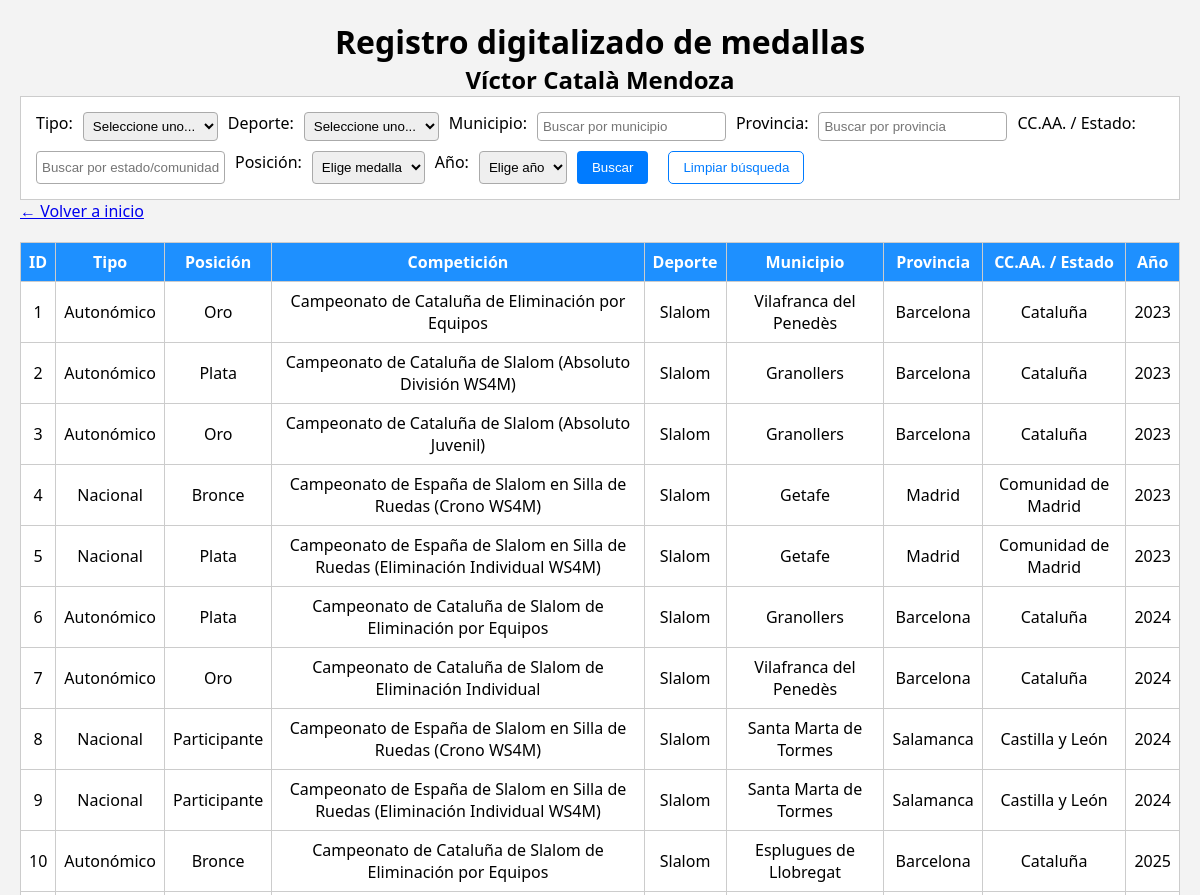
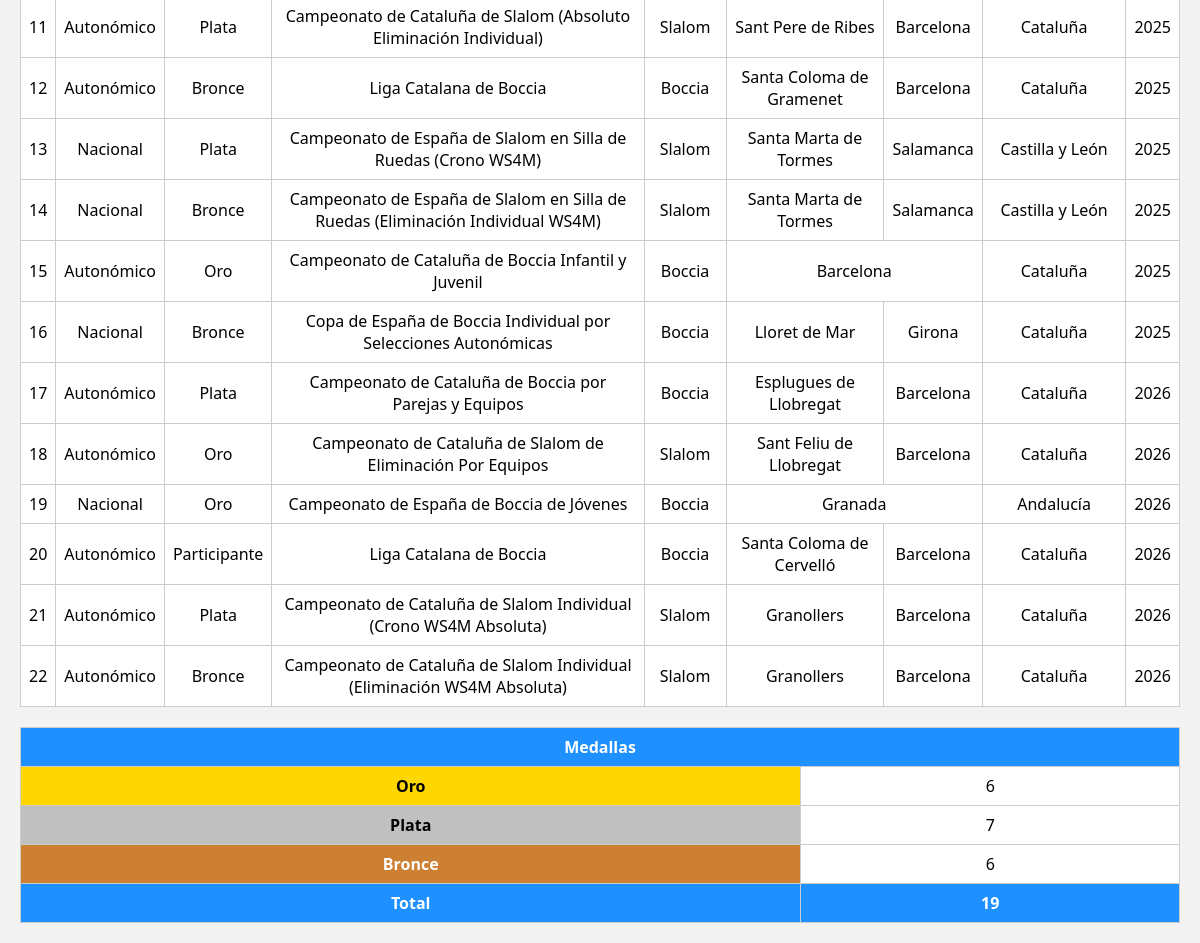
Page /medallero.php on the committed database (2 pictures, top to bottom).
### tables this page shows
CREATE TABLE medallas (
    id INT AUTO_INCREMENT PRIMARY KEY,
    tipo ENUM('Autonómico', 'Nacional', 'Internacional'),
    competicion VARCHAR(255),
    deporte VARCHAR(100),
    posicion ENUM('Oro', 'Plata', 'Bronce', 'Participante'),
    lugar VARCHAR(100),
    provincia VARCHAR(100),
    comunidad VARCHAR(100),
    pais VARCHAR(100),
    year YEAR
);

### funciones.php (called while the page is built, shortened)
<?php
function iconoMedalla($posicion)
{
    switch ($posicion) {
        default:
            return ucfirst($posicion);
    }
}
?>

### medallero.php (the view, shortened to what this page needs)
<?php include 'conexion.php';
include 'funciones.php'; ?>
<!DOCTYPE html>
<html>
<head>
    <link rel="stylesheet" href="css/index.css">
</head>
<body>
    <header>
        <h1>Registro digitalizado de medallas</h1>
        <h2>Víctor Català Mendoza</h2>
    </header>
    <form method="GET">
        Tipo:
        <select name="tipo">
            <option value="">Seleccione uno...</option>
        </select>
        Deporte:
        <select name="deporte">
            <option value="">Seleccione uno...</option>
        </select>
        Municipio:
        <input type="text" name="lugar" id="municipio" placeholder="Buscar por municipio">
        Provincia:
        <input type="text" name="provincia" id="provincia" placeholder="Buscar por provincia">
        CC.AA. / Estado:
        <input type="text" name="comunidad" id="comunidad" placeholder="Buscar por estado/comunidad autónoma">
        Posición:
        <select name="posicion">
            <option value="">Elige medalla</option>
        </select>
        Año:
        <select name="year">
            <option value="">Elige año</option>
        </select>
        <input type="submit" value="Buscar">
        <button type="button" id="limpiar-filtros">Limpiar búsqueda</button>
    </form>
    <a href="index.php">&larr; Volver a inicio</a>
    <?php
    $where = " WHERE 1=1";
    $sql = "SELECT * FROM medallas" . $where;
    $sqlResumen = "SELECT
        SUM(posicion = 'oro') AS oro,
        SUM(posicion = 'plata') AS plata,
        SUM(posicion = 'bronce') AS bronce,
        COUNT(*) AS total_registros
    FROM medallas" . $where . " AND posicion IN ('oro', 'plata', 'bronce')";
    $resultado = $conexion->query($sql);
    if ($resultado->num_rows > 0): ?>
        <table>
            <tr>
                <th>ID</th>
                <th>Tipo</th>
                <th>Posición</th>
                <th>Competición</th>
                <th>Deporte</th>
                <th>Municipio</th>
                <th>Provincia</th>
                <th>CC.AA. / Estado</th>
                <th>Año</th>
            </tr>
            <?php while ($fila = $resultado->fetch_assoc()): ?>
                <tr>
                    <td><?php echo $fila['id']; ?></td>
                    <td><?php echo $fila['tipo']; ?></td>
                    <td class="<?php echo $fila['posicion']; ?>">
                        <?php echo iconoMedalla($fila['posicion']); ?>
                    </td>
                    <td><?php echo $fila['competicion']; ?></td>
                    <td><?php echo $fila['deporte']; ?></td>
                    <?php
                    if ($fila['lugar'] == $fila['provincia']) {
                        echo '<td colspan="2">' . $fila['lugar'] . '</td>';
                        echo '<td>' . $fila['comunidad'] . '</td>';
                    } elseif ($fila['provincia'] == $fila['comunidad']) {
                        echo '<td colspan="2">' . $fila['provincia'] . '</td>';
                    } else {
                        echo '<td>' . $fila['lugar'] . '</td>';
                        echo '<td>' . $fila['provincia'] . '</td>';
                        echo '<td>' . $fila['comunidad'] . '</td>';
                    }
                    ?>
                    <td><?php echo $fila['year']; ?></td>
                </tr>
            <?php endwhile; ?>
        </table>
    <?php else: ?>
        <p>No se han encontrado resultados</p>
    <?php endif; ?>
    <?php
    $resultado2 = $conexion->query($sqlResumen);
    $resumen = $resultado2 ? $resultado2->fetch_assoc() : null;
    if ($resumen): ?>
        <table>
            <tr>
                <th colspan="2">Medallas</th>
            </tr>
            <tr>
                <th class=oro>Oro</th>
                <td><?php echo (int) $resumen['oro']; ?></td>
            </tr>
            <tr>
                <th class=plata>Plata</th>
                <td><?php echo (int) $resumen['plata']; ?></td>
            </tr>
            <tr>
                <th class=bronce>Bronce</th>
                <td><?php echo (int) $resumen['bronce']; ?></td>
            </tr>
            <tr>
                <th>Total</th>
                <th><?php echo (int) $resumen['total_registros']; ?></th>
            </tr>
        </table>
    <?php else: ?>
        <p>No se han encontrado resultados</p>
    <?php endif; ?>
</body>
</html>

### css/index.css (style rules this page uses)
* { box-sizing: border-box; padding: 0; margin: 0; }
body { font-family: 'Segoe UI', Tahoma, Geneva, Verdana, sans-serif; background-color: #f3f3f3; margin: 20px; }
header { text-align: center; }
form { background: #fff; padding: 15px; border: 1px solid #ccc; display: flex; flex-direction: row; flex-wrap: wrap; gap: 10px; }
input[type="text"], select { padding: 5px; border: 1px solid #aaa; border-radius: 4px; }
input[type="submit"] { padding: 6px 15px; background-color: #007BFF; color: white; border: none; border-radius: 4px; cursor: pointer; }
#limpiar-filtros { background-color: #fff; color: #007BFF; border: 1px solid #007BFF; padding: 8px 14px; border-radius: 5px; cursor: pointer; margin-left: 10px; transition: background-color 0.3s ease; }
table { width: 100%; border-collapse: collapse; margin-top: 20px; background: #fff; }
th, td { border: 1px solid #ccc; padding: 8px; text-align: center; }
th { background-color: dodgerblue; color: white; text-align: center; }
td.oro, th.oro { background-color: gold; color: black; font-weight: bold; }
td.plata, th.plata { background-color: silver; color: black; font-weight: bold; }
td.bronce, th.bronce { background-color: #cd7f32; color: white; font-weight: bold; }

### rows in the picture
medallas: id "1", tipo "Autonómico", posicion "Oro", competicion "Campeonato de Cataluña de Eliminación por Equipos", deporte "Slalom", lugar "Vilafranca del Penedès", provincia "Barcelona", comunidad "Cataluña", year "2023"
medallas: id "2", tipo "Autonómico", posicion "Plata", competicion "Campeonato de Cataluña de Slalom (Absoluto División WS4M)", deporte "Slalom", lugar "Granollers", provincia "Barcelona", comunidad "Cataluña", year "2023"
medallas: id "3", tipo "Autonómico", posicion "Oro", competicion "Campeonato de Cataluña de Slalom (Absoluto Juvenil)", deporte "Slalom", lugar "Granollers", provincia "Barcelona", comunidad "Cataluña", year "2023"
medallas: id "4", tipo "Nacional", posicion "Bronce", competicion "Campeonato de España de Slalom en Silla de Ruedas (Crono WS4M)", deporte "Slalom", lugar "Getafe", provincia "Madrid", comunidad "Comunidad de Madrid", year "2023"
medallas: id "5", tipo "Nacional", posicion "Plata", competicion "Campeonato de España de Slalom en Silla de Ruedas (Eliminación Individual WS4M)", deporte "Slalom", lugar "Getafe", provincia "Madrid", comunidad "Comunidad de Madrid", year "2023"
medallas: id "6", tipo "Autonómico", posicion "Plata", competicion "Campeonato de Cataluña de Slalom de Eliminación por Equipos", deporte "Slalom", lugar "Granollers", provincia "Barcelona", comunidad "Cataluña", year "2024"
medallas: id "7", tipo "Autonómico", posicion "Oro", competicion "Campeonato de Cataluña de Slalom de Eliminación Individual", deporte "Slalom", lugar "Vilafranca del Penedès", provincia "Barcelona", comunidad "Cataluña", year "2024"
medallas: id "8", tipo "Nacional", posicion "Participante", competicion "Campeonato de España de Slalom en Silla de Ruedas (Crono WS4M)", deporte "Slalom", lugar "Santa Marta de Tormes", provincia "Salamanca", comunidad "Castilla y León", year "2024"
medallas: id "9", tipo "Nacional", posicion "Participante", competicion "Campeonato de España de Slalom en Silla de Ruedas (Eliminación Individual WS4M)", deporte "Slalom", lugar "Santa Marta de Tormes", provincia "Salamanca", comunidad "Castilla y León", year "2024"
medallas: id "10", tipo "Autonómico", posicion "Bronce", competicion "Campeonato de Cataluña de Slalom de Eliminación por Equipos", deporte "Slalom", lugar "Esplugues de Llobregat", provincia "Barcelona", comunidad "Cataluña", year "2025"
medallas: id "11", tipo "Autonómico", posicion "Plata", competicion "Campeonato de Cataluña de Slalom (Absoluto Eliminación Individual)", deporte "Slalom", lugar "Sant Pere de Ribes", provincia "Barcelona", comunidad "Cataluña", year "2025"
medallas: id "12", tipo "Autonómico", posicion "Bronce", competicion "Liga Catalana de Boccia", deporte "Boccia", lugar "Santa Coloma de Gramenet", provincia "Barcelona", comunidad "Cataluña", year "2025"
medallas: id "13", tipo "Nacional", posicion "Plata", competicion "Campeonato de España de Slalom en Silla de Ruedas (Crono WS4M)", deporte "Slalom", lugar "Santa Marta de Tormes", provincia "Salamanca", comunidad "Castilla y León", year "2025"
medallas: id "14", tipo "Nacional", posicion "Bronce", competicion "Campeonato de España de Slalom en Silla de Ruedas (Eliminación Individual WS4M)", deporte "Slalom", lugar "Santa Marta de Tormes", provincia "Salamanca", comunidad "Castilla y León", year "2025"
medallas: id "15", tipo "Autonómico", posicion "Oro", competicion "Campeonato de Cataluña de Boccia Infantil y Juvenil", deporte "Boccia", lugar "Barcelona", comunidad "Cataluña", year "2025"
medallas: id "16", tipo "Nacional", posicion "Bronce", competicion "Copa de España de Boccia Individual por Selecciones Autonómicas", deporte "Boccia", lugar "Lloret de Mar", provincia "Girona", comunidad "Cataluña", year "2025"
medallas: id "17", tipo "Autonómico", posicion "Plata", competicion "Campeonato de Cataluña de Boccia por Parejas y Equipos", deporte "Boccia", lugar "Esplugues de Llobregat", provincia "Barcelona", comunidad "Cataluña", year "2026"
medallas: id "18", tipo "Autonómico", posicion "Oro", competicion "Campeonato de Cataluña de Slalom de Eliminación Por Equipos", deporte "Slalom", lugar "Sant Feliu de Llobregat", provincia "Barcelona", comunidad "Cataluña", year "2026"
medallas: id "19", tipo "Nacional", posicion "Oro", competicion "Campeonato de España de Boccia de Jóvenes", deporte "Boccia", lugar "Granada", comunidad "Andalucía", year "2026"
medallas: id "20", tipo "Autonómico", posicion "Participante", competicion "Liga Catalana de Boccia", deporte "Boccia", lugar "Santa Coloma de Cervelló", provincia "Barcelona", comunidad "Cataluña", year "2026"
medallas: id "21", tipo "Autonómico", posicion "Plata", competicion "Campeonato de Cataluña de Slalom Individual (Crono WS4M Absoluta)", deporte "Slalom", lugar "Granollers", provincia "Barcelona", comunidad "Cataluña", year "2026"
medallas: id "22", tipo "Autonómico", posicion "Bronce", competicion "Campeonato de Cataluña de Slalom Individual (Eliminación WS4M Absoluta)", deporte "Slalom", lugar "Granollers", provincia "Barcelona", comunidad "Cataluña", year "2026"

### other values in the picture
$resumen['oro'] "6"
$resumen['plata'] "7"
$resumen['bronce'] "6"
$resumen['total_registros'] "19"
